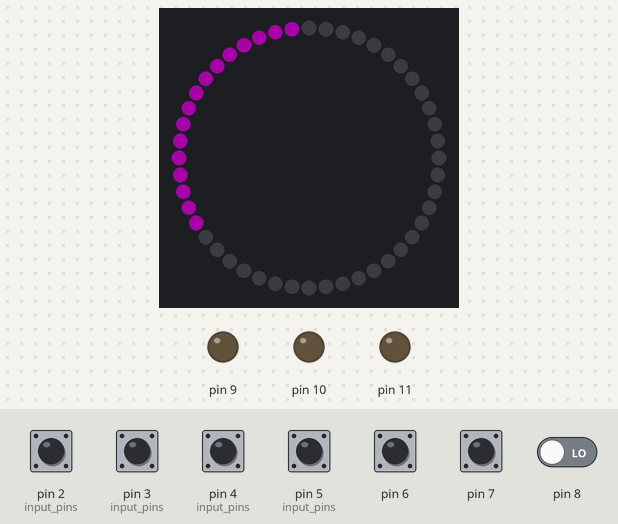
The sketch below on a simulated Arduino Uno, built with avr-gcc and run on an emulated ATmega328P. On the bench: 48 RGB LEDs in a ring, first at the top, clockwise, output pins drawn as LEDs (lit = HIGH). The inputs (shaded band) are chosen by the test bench; at power-on: pin 2 (input_pins), pin 3 (input_pins), pin 4 (input_pins), pin 5 (input_pins), pin 6, pin 7 HIGH, pin 8 LOW. Dim RGB values are drawn brighter than linear; random numbers use the default seed unless the sketch sets one.

Above: at 1.2 s.
1.3 s: pin 8 driven HIGH
At 1.68 s:
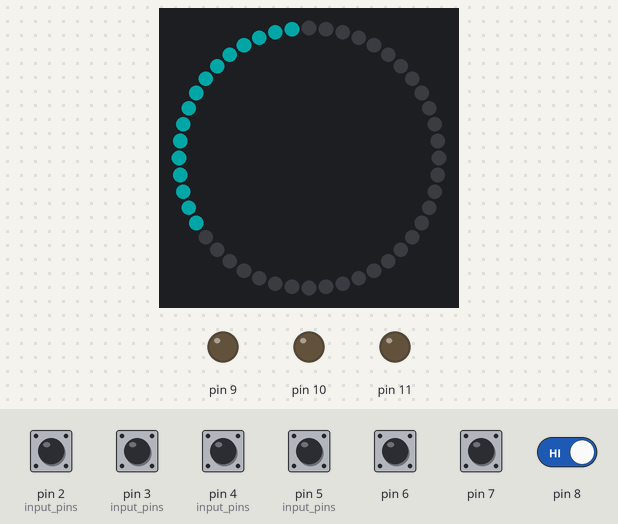
4.0 s: pin 2 (input_pins) pulled LOW for 0.15 s
At 4.27 s:
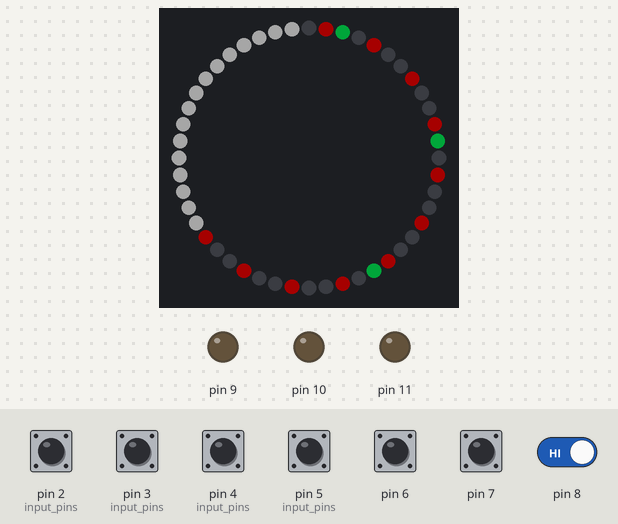
4.7 s: pin 4 (input_pins) pulled LOW for 1 s
At 5.38 s:
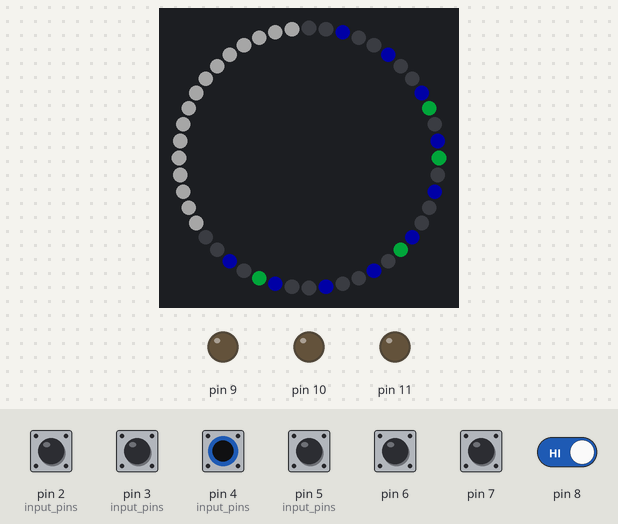
6.3 s: pin 5 (input_pins) pulled LOW for 0.15 s
At 6.5 s:
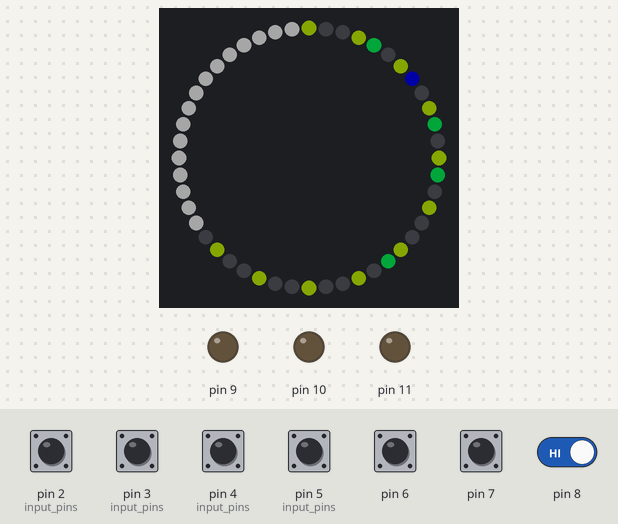
7.0 s: pin 3 (input_pins) pulled LOW for 1 s
At 7.62 s:
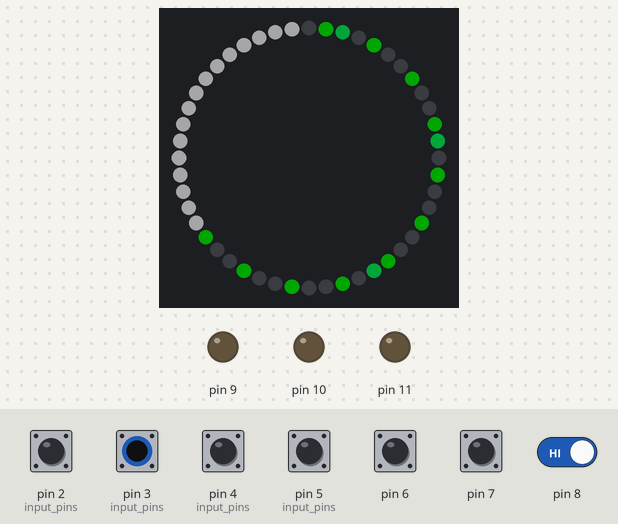
8.6 s: pin 2 (input_pins) pulled LOW for 1 s
At 9.55 s:
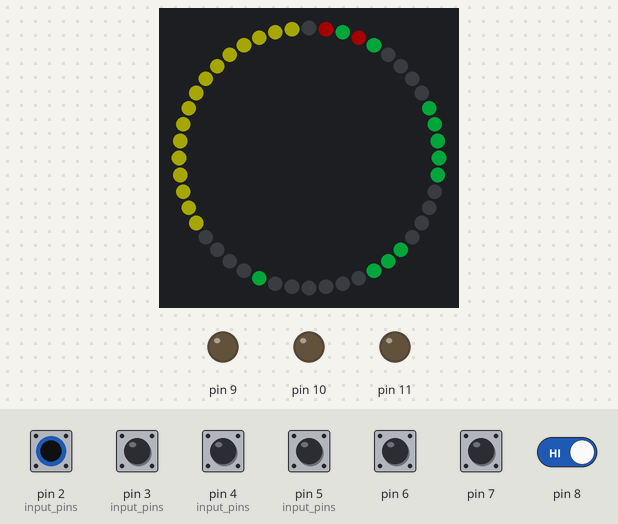
Timing chart, 0 to 11.2 s (numbered marks = the images above; inputs shaded):
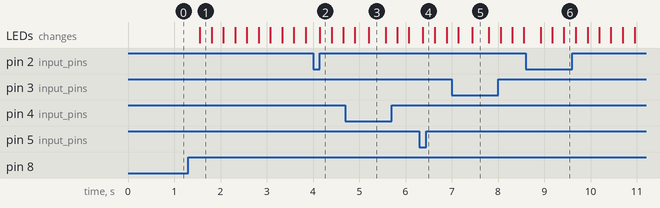

Measured:
- after the input at 1.3 s, the LEDs: change after 0.25 s (image 1)

The sketch:

many_lights.ino
```cpp
/* this idea appears sound and could work
   remaining functionality:
     individual buttons add a random pixel of button color
     encoder cycles existing leds through color wheel
     encoder also rotates led ring
     encoder button does random color pulse
     any button presses will cause wakeup and reset the wakeup timer
   consider:
     using 3xAA batteries (instead of 4) to avoid needing a regulator
   questions:
     will the sleep power draw be low enough? best: 124u
     maybe disable brownout protection or external oscillator for better power usage?
   references:
     http://bildr.org/2012/08/rotary-encoder-arduino/
     https://www.sparkfun.com/tutorials/309
     http://www.nongnu.org/avr-libc/user-manual/group__avr__power.html
*/


// the arduino IDE needs libraries loaded first
#include <Adafruit_NeoPixel.h>
#include <PinChangeInt.h>

#include "config.h"
#include "encoder.h"
#include "patterns.h"
#include "pixels.h"
#include "sleep.h"
#include "utils.h"


patterns::wave waves[] = {
  patterns::wave(config::red_button, 255, 0, 0),
  patterns::wave(config::green_button, 0, 255, 0),
  patterns::wave(config::blue_button, 0, 0, 255),
  patterns::wave(config::yellow_button, 200, 255, 0),
};

patterns::theater_chase theater_chase;
patterns::splotches splotches;
patterns::heart heart;

void setup() {
  Serial.begin(9600);
  utils::debug("setup()");

  encoder::setup();
  pixels::setup();

  for (unsigned int i = 0; i < config::num_input_pins(); i++) {
    pinMode(config::input_pins[i], INPUT);
    digitalWrite(config::input_pins[i], HIGH);
  }

  pinMode(config::power_enable_pin, OUTPUT);
  digitalWrite(config::power_enable_pin, LOW);
}

void loop() {
  sleep::update();
  encoder::update();

  switch (encoder::value()) {
    case 0:
      splotches.update();
      break;
    case 1:
      for (int i = 0; i < 4; i++) waves[i].update();
      break;
    case 2:
      heart.update();
      break;
    case 3:
      theater_chase.update();
      break;
  }

  pixels::show();
}
```

encoder.h
```cpp
#pragma once

#include "sleep.h"
#include "utils.h"

namespace encoder {

int _last_encoded;
int long _encoder_value;
int long _last_encoder_value;
int _ring_setting = 0;


int _get_value() {
  int MSB = digitalRead(config::encoder_a); //MSB = most significant bit
  int LSB = digitalRead(config::encoder_b); //LSB = least significant bit

  return (MSB << 1) | LSB; //converting the 2 pin value to single number
}

void setup() {
  pinMode(config::encoder_a, INPUT);
  pinMode(config::encoder_b, INPUT);

  digitalWrite(config::encoder_a, HIGH);
  digitalWrite(config::encoder_b, HIGH);

  pinMode(config::encoder_button, INPUT);

  pinMode(config::encoder_red, OUTPUT);
  pinMode(config::encoder_green, OUTPUT);
  pinMode(config::encoder_blue, OUTPUT);

  _last_encoded = _get_value();
}

void change_ring_setting(bool inc) {
  _last_encoder_value = _encoder_value;
  sleep::reset_sleep_timer();

  if (inc)
    _ring_setting = (_ring_setting + 1) % config::num_ring_colors();
  else if (_ring_setting - 1 < 0)
    _ring_setting =  config::num_ring_colors() - 1;
  else
    _ring_setting = _ring_setting - 1;

  utils::debug("encoder::change_ring_setting() changed");
}

int value() { return _ring_setting; }

void update() {
  if (digitalRead(config::encoder_button) == HIGH) {
    change_ring_setting(true);
    delay(250);
  } else {
    int encoded = _get_value();
    int sum = (_last_encoded << 2) | encoded; //adding it to the previous encoded value

    if (sum == 0b1101 || sum == 0b0100 || sum == 0b0010 || sum == 0b1011) _encoder_value++;
    if (sum == 0b1110 || sum == 0b0111 || sum == 0b0001 || sum == 0b1000) _encoder_value--;

    _last_encoded = encoded; //store this value for next time

    utils::debug(_encoder_value);

    if (_encoder_value > _last_encoder_value + config::encoder_sensitivity)
      change_ring_setting(true);
    else if (_encoder_value < _last_encoder_value - config::encoder_sensitivity)
      change_ring_setting(false);
  }
}

void set_color(int r, int g, int b) {
  analogWrite(config::encoder_red, map(r, 0, 255, 1023, 0));
  analogWrite(config::encoder_green, map(g, 0, 255, 1023, 0));
  analogWrite(config::encoder_blue, map(b, 0, 255, 1023, 0));
}

}
```

patterns.h
```cpp
#pragma once

#include "config.h"
#include "pixels.h"

namespace patterns {

class wave {
private:
  typedef enum {IDLE, ACTIVE} mode_t;
  mode_t mode;

  uint8_t pin;
  uint8_t _r, _g, _b;

  float index;
  int wave_width;

  uint8_t orientation;

  bool is_half_intensity(int int_index, int x, int y) {
    return x + y == int_index - 1
      || x + y == int_index - wave_width;
  }

  bool is_full_intensity(int int_index, int x, int y) {
    return x + y > int_index - wave_width;
  }

  bool is_off(int int_index, int x, int y) {
    return x + y == int_index - wave_width - 1;
  }

  void do_wave() {
    int int_index = (int) index;

    for (int x = 0; x < int_index; x++) {
      for (int y = 0; y < int_index - x; y++) {
        if (is_half_intensity(int_index, x, y))
          translate_pixel(x, y, _r * 0.5, _g * 0.5, _b * 0.5);
        else if (is_full_intensity(int_index, x, y))
          translate_pixel(x, y, _r, _g, _b);
        else if (is_off(int_index, x, y))
          translate_pixel(x, y, 0, 0, 0);
      }
    }

    index += 0.1;

    if (index > config::num_grid_cols + config::num_grid_rows + wave_width + 2)
      reset();
  }

  void translate_pixel(int x, int y, int r, int g, int b) {
    if (orientation % 2 == 1)
      x = map(x, 0, config::num_grid_cols, config::num_grid_cols, 0);

    if (orientation > 1)
      y = map(y, 0, config::num_grid_rows, config::num_grid_rows, 0);

    if (r == 0 && g == 0 && b == 0)
      pixels::set_grid_pixel(x, y, r, g, b);
    else
      pixels::add_grid_color(x, y, r, g, b);
  }

  void check_button() {
    if (digitalRead(pin) == LOW) {
      mode = ACTIVE;
      orientation = random(0, 4);
    }
  }


public:
  wave(uint8_t pin, uint8_t r, uint8_t g, uint8_t b) : mode(IDLE), pin(pin), _r(r), _g(g), _b(b), index(0), wave_width(4) { }

  void update() {
    if (mode == IDLE)
      check_button();

    if (mode == ACTIVE)
      do_wave();
  }

  void reset() {
    mode = IDLE;
    index = 0;
  }
};

class splotches {
private:
  void draw(int r, int g, int b) {
    uint8_t x = random(config::num_grid_cols);
    uint8_t y = random(config::num_grid_rows);

    pixels::add_grid_color(x, y, r, g, b);

    if (x < config::num_grid_cols - 1)
      pixels::add_grid_color(x+1, y, r, g, b);
    if (x > 0)
      pixels::add_grid_color(x-1, y, r, g, b);

    if (y < config::num_grid_rows - 1)
      pixels::add_grid_color(x, y+1, r, g, b);
    if (y > 0)
      pixels::add_grid_color(x, y-1, r, g, b);

    delay(100);
  }

public:
  void update() {
    for (int i = 0; i < config::num_grid_pixels; i++) {
      uint32_t color = pixels::get_grid_pixel(i);
      uint8_t r = (uint8_t)(color >> 16);
      uint8_t g = (uint8_t)(color >> 8);
      uint8_t b = (uint8_t)color;
      pixels::set_grid_pixel(i, Adafruit_NeoPixel::Color(max(r-1, 0), max(g-1, 0), max(b-1, 0)));
    }

    if (digitalRead(config::green_button) == LOW)
      draw(0, 255, 0);
    if (digitalRead(config::red_button) == LOW)
      draw(255, 0, 0);
    if (digitalRead(config::blue_button) == LOW)
      draw(0, 0, 255);
    if (digitalRead(config::yellow_button) == LOW)
      draw(200, 255, 0);
  }
};

class theater_chase {
private:
  int offset;

  void draw(uint32_t color) {
    for (int i = 0; i < config::num_grid_pixels; i += 3)
      pixels::set_grid_pixel(i+offset, 0);

    offset = (offset + 1) % 3;

    for (int i = 0; i < config::num_grid_pixels; i += 3)
      pixels::set_grid_pixel(i+offset, color);
    delay(50);
  }

public:
  theater_chase() : offset(0) { }

  void update() {
    uint32_t color = 0;

    if (digitalRead(config::green_button) == LOW)
      color |= Adafruit_NeoPixel::Color(0, 255, 0);
    if (digitalRead(config::red_button) == LOW)
      color |= Adafruit_NeoPixel::Color(255, 0, 0);
    if (digitalRead(config::blue_button) == LOW)
      color |= Adafruit_NeoPixel::Color(0, 0, 255);
    if (digitalRead(config::yellow_button) == LOW)
      color |= Adafruit_NeoPixel::Color(200, 255, 0);

    if (color == 0)
      pixels::clear();
    else
      draw(color);
  }
};

class heart {
private:
  uint32_t color;
  float hue;

  void draw() {
    pixels::set_grid_pixel(2, 0, color);
    pixels::set_grid_pixel(4, 0, color);

    for (int x = 1; x <= 5; x++)
      pixels::set_grid_pixel(x, 1, color);

    for (int x = 1; x <= 5; x++)
      pixels::set_grid_pixel(x, 1, color);

    for (int x = 2; x <= 4; x++)
      pixels::set_grid_pixel(x, 2, color);

    pixels::set_grid_pixel(3, 3, color);
  }

  // This function taken from here:
  // http://eduardofv.com/read_post/179-Arduino-RGB-LED-HSV-Color-Wheel-
  void update_color() {
    unsigned int inSaturation = 255;
    unsigned int inBrightness = 255;

    unsigned int scaledHue = (hue * 6);
    unsigned int sector = scaledHue >> 8; // sector 0 to 5 around the color wheel
    unsigned int offsetInSector = scaledHue - (sector << 8);  // position within the sector
    unsigned int p = (inBrightness * ( 255 - inSaturation )) >> 8;
    unsigned int q = (inBrightness * ( 255 - ((inSaturation * offsetInSector) >> 8) )) >> 8;
    unsigned int t = (inBrightness * ( 255 - ((inSaturation * ( 255 - offsetInSector )) >> 8) )) >> 8;

    int r, g, b;

    switch( sector ) {
      case 0:
        r = inBrightness;
        g = t;
        b = p;
        break;
      case 1:
        r = q;
        g = inBrightness;
        b = p;
        break;
      case 2:
        r = p;
        g = inBrightness;
        b = t;
        break;
      case 3:
        r = p;
        g = q;
        b = inBrightness;
        break;
      case 4:
        r = t;
        g = p;
        b = inBrightness;
        break;
      default:    // case 5:
        r = inBrightness;
        g = p;
        b = q;
        break;
    }

    color = Adafruit_NeoPixel::Color(r, g, b);

    hue = fmod(hue + 0.1, 256);
  }

public:
  heart() : hue(100.0) { update_color(); }

  void update() {
    update_color();
    draw();
  };
};

};
```

pixels.h
```cpp
#pragma once

#include "config.h"
#include "encoder.h"

namespace pixels {

Adafruit_NeoPixel _pixels = Adafruit_NeoPixel(config::num_pixels, config::pixel_pin, NEO_GRB + NEO_KHZ800);

uint8_t _ring_color_index = 0;

void setup() {
  _pixels.begin();
  _pixels.setBrightness(config::pixel_brightness);
}

uint32_t index_from_coords(int x, int y) {
  return y * config::num_grid_cols + x;
}

uint32_t get_grid_pixel(int i) {
  return _pixels.getPixelColor(i);
}

uint32_t get_grid_pixel(int x, int y) {
  return get_grid_pixel(index_from_coords(x, y));
}

void set_grid_pixel(int i, uint32_t c) {
  if (i >= config::num_grid_pixels) return;
  _pixels.setPixelColor(i, c);
}

void set_grid_pixel(int x, int y, uint32_t c) {
  if (x < 0 || x >= config::num_grid_cols) return;
  if (y < 0 || y >= config::num_grid_rows) return;
  set_grid_pixel(index_from_coords(x, y), c);
}

void set_grid_pixel(int x, int y, int r, int g, int b) {
  _pixels.setPixelColor(index_from_coords(x, y), r, g, b);
}

void add_grid_color(int x, int y, int r, int g, int b) {
    set_grid_pixel(x, y, Adafruit_NeoPixel::Color(r, g, b) | get_grid_pixel(x, y));
}

void show() {
  for (int i = 0; i < config::num_ring_pixels; i++)
    _pixels.setPixelColor(config::num_grid_pixels + i, config::ring_colors[encoder::value()]);

  _pixels.show();
}

void clear() {
  _pixels.clear();
}

};
```

sleep.h
```cpp
#pragma once

#include "utils.h"

#include <avr/power.h>
#include <avr/sleep.h>

namespace sleep {

unsigned long _wakeup_millis = 0;

void _interrupt() {
  utils::debug(PCintPort::arduinoPin); // Serial prints are known to cause issues
};

void _attach_interrupt() {
  utils::debug("attach_interrupt()");
  for (unsigned int i = 0; i < config::num_input_pins(); i++)
    PCintPort::attachInterrupt(config::input_pins[i], &_interrupt, FALLING);
}

void _detach_interrupt() {
  utils::debug("detach_interrupt()");
  for (unsigned int i = 0; i < config::num_input_pins(); i++)
    PCintPort::detachInterrupt(config::input_pins[i]);
}

void _sleep() {
  utils::debug("sleep()", 1000); // the delay fixes serial prints that are not flushed before sleep

  set_sleep_mode(SLEEP_MODE_PWR_DOWN);
  sleep_enable();

  digitalWrite(config::pixel_pin, LOW);
  digitalWrite(config::power_enable_pin, HIGH);
  _attach_interrupt();
  sleep_mode();

  _detach_interrupt();
  _wakeup_millis = millis();
  digitalWrite(config::power_enable_pin, LOW);

  utils::debug("waking up from sleep");
}

void reset_sleep_timer() { _wakeup_millis = millis(); }

void update() {
  for (unsigned int i = 0; i < config::num_input_pins(); i++)
    if (digitalRead(config::input_pins[i]) == LOW)
      reset_sleep_timer();

  if (millis() - _wakeup_millis > config::sleep_after_millis)
    _sleep();
}

};
```

utils.h
```cpp
#pragma once

namespace utils {

template <typename T>
void debug(T msg, int d = 0) {
#if 0
  Serial.println(msg);
  delay(d);
#endif
}

};
```

config.h
```cpp
#pragma once

namespace config {

const unsigned long sleep_after_millis = 60 * 1000UL;

const int encoder_a = 6;
const int encoder_b = 7;
const int encoder_button = 8;
const int encoder_red = 9;
const int encoder_green = 10;
const int encoder_blue = 11;
const int encoder_sensitivity = 15;

const int power_enable_pin = 12;

const int num_grid_cols = 8;
const int num_grid_rows = 4;
const int num_ring_pixels = 16;
const int pixel_pin = 13;
const int pixel_brightness = 40;
const int num_grid_pixels = num_grid_cols * num_grid_rows;
const int num_pixels = num_grid_pixels + num_ring_pixels;


const int red_button = 2;
const int green_button = 3;
const int blue_button = 4;
const int yellow_button = 5;

const uint32_t ring_colors[] = {
  Adafruit_NeoPixel::Color(255,   0, 255),
  Adafruit_NeoPixel::Color(0,   255, 255),
  Adafruit_NeoPixel::Color(255,   255, 0),
  Adafruit_NeoPixel::Color(255,   255, 255),
};

const uint8_t num_ring_colors() {
  return sizeof(ring_colors) / sizeof(*ring_colors);
}

const int input_pins[] = {
  red_button,
  green_button,
  blue_button,
  yellow_button,
};

uint8_t num_input_pins() {
  return sizeof(input_pins) / sizeof(*input_pins);
}

};
```
